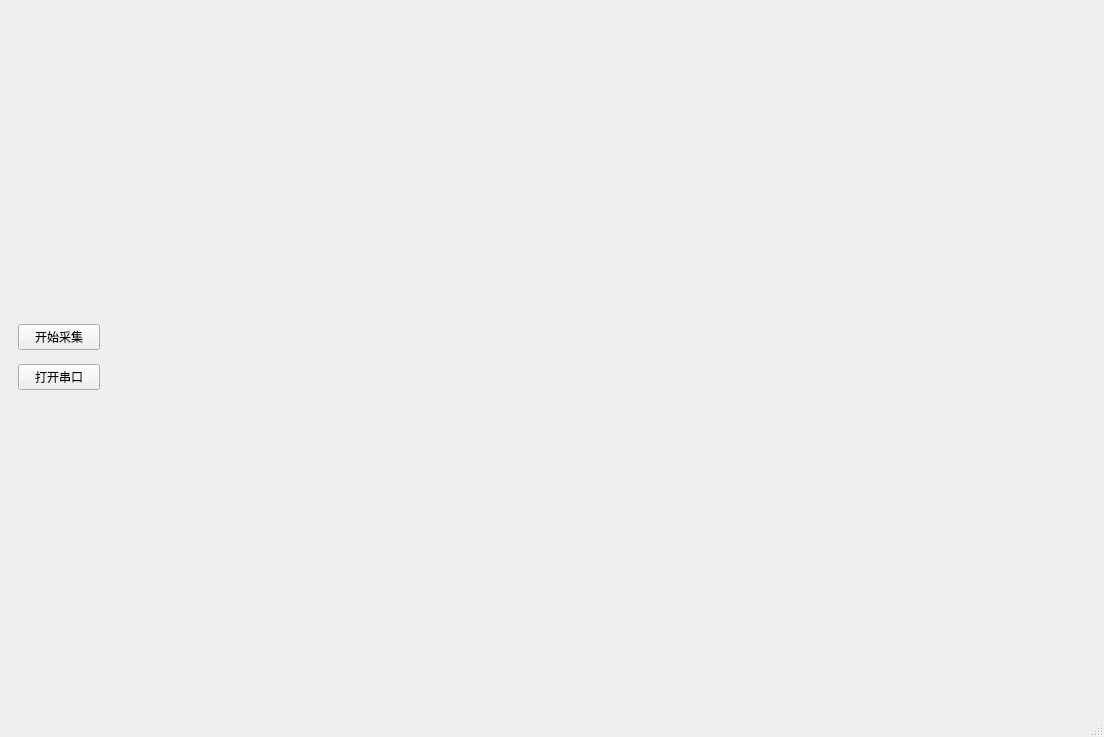
<?xml version="1.0" encoding="UTF-8"?>
<ui version="4.0">
 <class>MainWindow</class>
 <widget class="QMainWindow" name="MainWindow">
  <property name="geometry">
   <rect>
    <x>0</x>
    <y>0</y>
    <width>1104</width>
    <height>737</height>
   </rect>
  </property>
  <property name="windowTitle">
   <string>MainWindow</string>
  </property>
  <widget class="QWidget" name="centralwidget">
   <layout class="QHBoxLayout" name="horizontalLayout">
    <item>
     <widget class="QWidget" name="widget" native="true">
      <property name="maximumSize">
       <size>
        <width>100</width>
        <height>100</height>
       </size>
      </property>
      <layout class="QVBoxLayout" name="verticalLayout">
       <item>
        <widget class="QPushButton" name="pushButton_2">
         <property name="text">
          <string>开始采集</string>
         </property>
        </widget>
       </item>
       <item>
        <widget class="QPushButton" name="pushButton">
         <property name="text">
          <string>打开串口</string>
         </property>
        </widget>
       </item>
      </layout>
     </widget>
    </item>
    <item>
     <widget class="QWidget" name="widget_2" native="true"/>
    </item>
   </layout>
  </widget>
  <widget class="QMenuBar" name="menubar">
   <property name="geometry">
    <rect>
     <x>0</x>
     <y>0</y>
     <width>1104</width>
     <height>23</height>
    </rect>
   </property>
  </widget>
  <widget class="QStatusBar" name="statusbar"/>
 </widget>
 <resources/>
 <connections/>
</ui>
